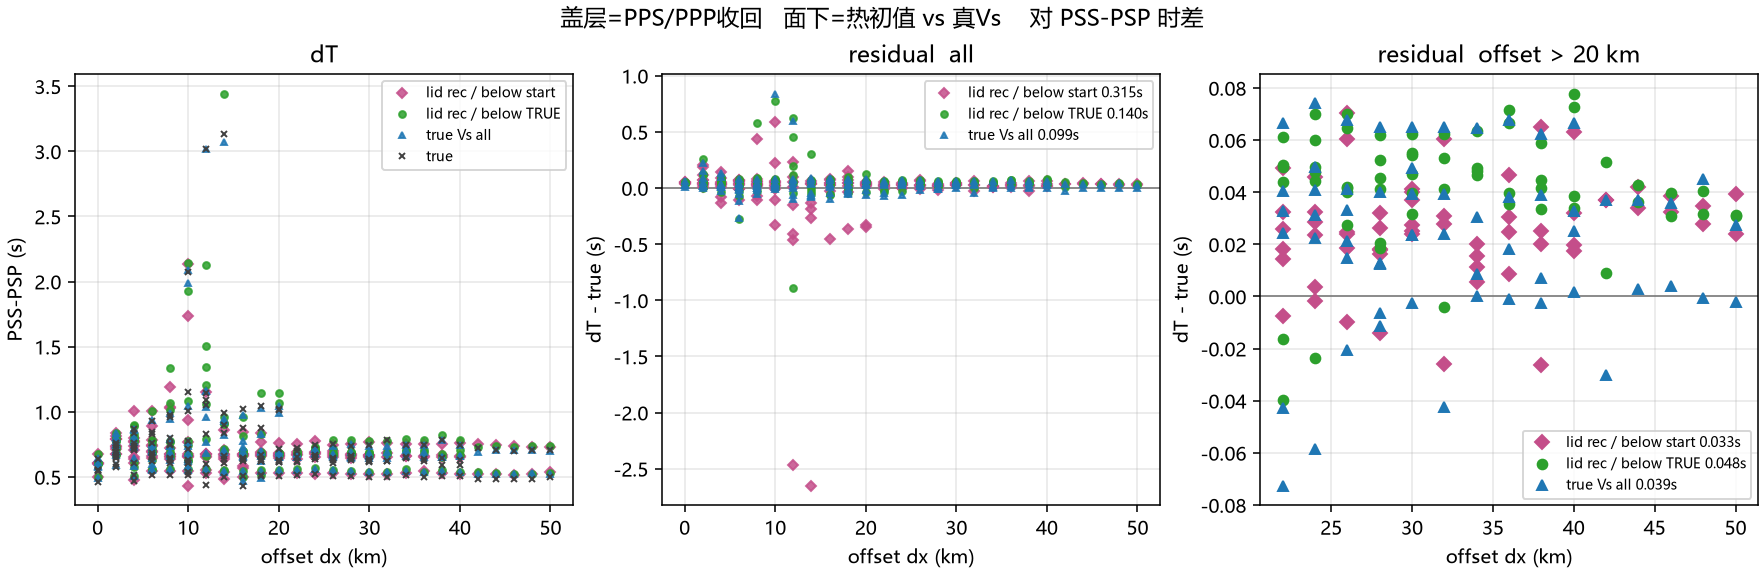

Write Python code to recreate this figure.
#!/usr/bin/env python
# -*- coding: utf-8 -*-
"""面下 Vs 真/假 对 PSS-PSP 时差的影响。盖层都是 PPS/PPP 收回。"""

from __future__ import annotations

import sys
from pathlib import Path

import matplotlib

matplotlib.use("Agg")
import matplotlib.pyplot as plt

HERE = Path(__file__).resolve().parent
ROOT = HERE.parent
sys.path.insert(0, str(HERE))
sys.path.insert(0, str(ROOT))
sys.path.insert(0, str(ROOT / "inv_2d"))
sys.path.insert(0, str(ROOT.parents[1]))
sys.path.insert(0, str(ROOT.parents[1].parent / "water_inv"))
from check_dt_pss_psp import _rows, _stat  # noqa: E402
from check_joint import mask_crust, region_rms  # noqa: E402
from check_lvz import load_vp_vs  # noqa: E402
from check_sparse import _rms  # noqa: E402
from check_water_inv import parse_picks  # noqa: E402
import inv_grid as g  # noqa: E402
import make_ppp_psp_inv_case as m2  # noqa: E402

plt.rcParams["font.sans-serif"] = ["Microsoft YaHei", "SimHei", "DejaVu Sans"]
plt.rcParams["axes.unicode_minus"] = False


def _vs_rms(path: Path, t_vs, xs, zs) -> str:
    _, _, vel = m2.parse_smesh(path)
    rec = mask_crust(xs, zs, vel)
    return (
        f"lid {region_rms(xs, zs, rec, t_vs, lid=True):.4f}  "
        f"below {region_rms(xs, zs, rec, t_vs, lid=False):.4f}"
    )


def main() -> int:
    true_picks = parse_picks((HERE / "syn_true_all.dat").read_text(encoding="utf-8"))
    srcs = (
        ("lid rec / below start", HERE / "syn_lidvs_all.dat", "#c44e8a", "D"),
        ("lid rec / below TRUE", HERE / "syn_truebelow_all.dat", "#2ca02c", "o"),
        ("true Vs all", HERE / "syn_truevs_all.dat", "#1f77b4", "^"),
    )
    packed = []
    print("dT = PSS-PSP  (fwd - true)")
    for lab, path, col, mk in srcs:
        if not path.is_file():
            print(f"  {lab:24s}  missing {path.name}")
            continue
        rows = _rows(true_picks, parse_picks(path.read_text(encoding="utf-8")))
        packed.append((lab, rows, col, mk))
        print(f"  {lab:24s}  all      {_stat([r['dt_fwd'] - r['dt_true'] for r in rows])}")
        far = [r for r in rows if r["dx"] > 20.0]
        print(f"  {lab:24s}  >20 km   {_stat([r['dt_fwd'] - r['dt_true'] for r in far])}")

    xs, zs, _, _, _, t_vs, _, _ = load_vp_vs(HERE / "path_a")
    print("Vs vs true")
    for lab, p in (
        ("rec_vs_lid", HERE / "path_a" / "rec_vs_lid.smesh"),
        ("lid+truebelow", HERE / "vs_lid_truebelow.smesh"),
        ("true_vs", HERE / "true_vs.smesh"),
    ):
        if p.is_file():
            print(f"  {lab:16s}  {_vs_rms(p, t_vs, xs, zs)}")

    if len(packed) < 2:
        raise SystemExit("need syn_lidvs_all.dat and syn_truebelow_all.dat")

    fig, axes = plt.subplots(1, 3, figsize=(12.6, 4.1), facecolor="w", layout="constrained")
    ax, axr, axf = axes
    for lab, rows, col, mk in packed:
        ax.plot(
            [r["dx"] for r in rows],
            [r["dt_fwd"] for r in rows],
            mk,
            color=col,
            ms=3.5,
            alpha=0.85,
            label=lab,
        )
    ax.plot(
        [r["dx"] for r in packed[0][1]],
        [r["dt_true"] for r in packed[0][1]],
        "x",
        color="0.25",
        ms=3.5,
        label="true",
    )
    ax.set_xlabel("offset dx (km)")
    ax.set_ylabel("PSS-PSP (s)")
    ax.set_title("dT")
    ax.grid(True, alpha=0.3)
    ax.legend(fontsize=7)

    axr.axhline(0.0, color="0.45", lw=0.8)
    axf.axhline(0.0, color="0.45", lw=0.8)
    for lab, rows, col, mk in packed:
        d = [r["dt_fwd"] - r["dt_true"] for r in rows]
        axr.plot(
            [r["dx"] for r in rows],
            d,
            mk,
            color=col,
            ms=3.5,
            alpha=0.85,
            label=f"{lab} {_rms(d):.3f}s",
        )
        far = [r for r in rows if r["dx"] > 20.0]
        df = [r["dt_fwd"] - r["dt_true"] for r in far]
        axf.plot(
            [r["dx"] for r in far],
            df,
            mk,
            color=col,
            ms=5,
            label=f"{lab} {_rms(df):.3f}s",
        )
    axr.set_xlabel("offset dx (km)")
    axr.set_ylabel("dT - true (s)")
    axr.set_title("residual  all")
    axr.grid(True, alpha=0.3)
    axr.legend(fontsize=7)
    axf.set_xlabel("offset dx (km)")
    axf.set_ylabel("dT - true (s)")
    axf.set_title("residual  offset > 20 km")
    axf.grid(True, alpha=0.3)
    axf.legend(fontsize=7)

    fig.suptitle("盖层=PPS/PPP收回   面下=热初值 vs 真Vs    对 PSS-PSP 时差")
    out = HERE / "check_dt_truebelow.png"
    fig.savefig(out, dpi=140)
    plt.close(fig)
    print(f"wrote {out}")
    return 0


if __name__ == "__main__":
    raise SystemExit(main())
